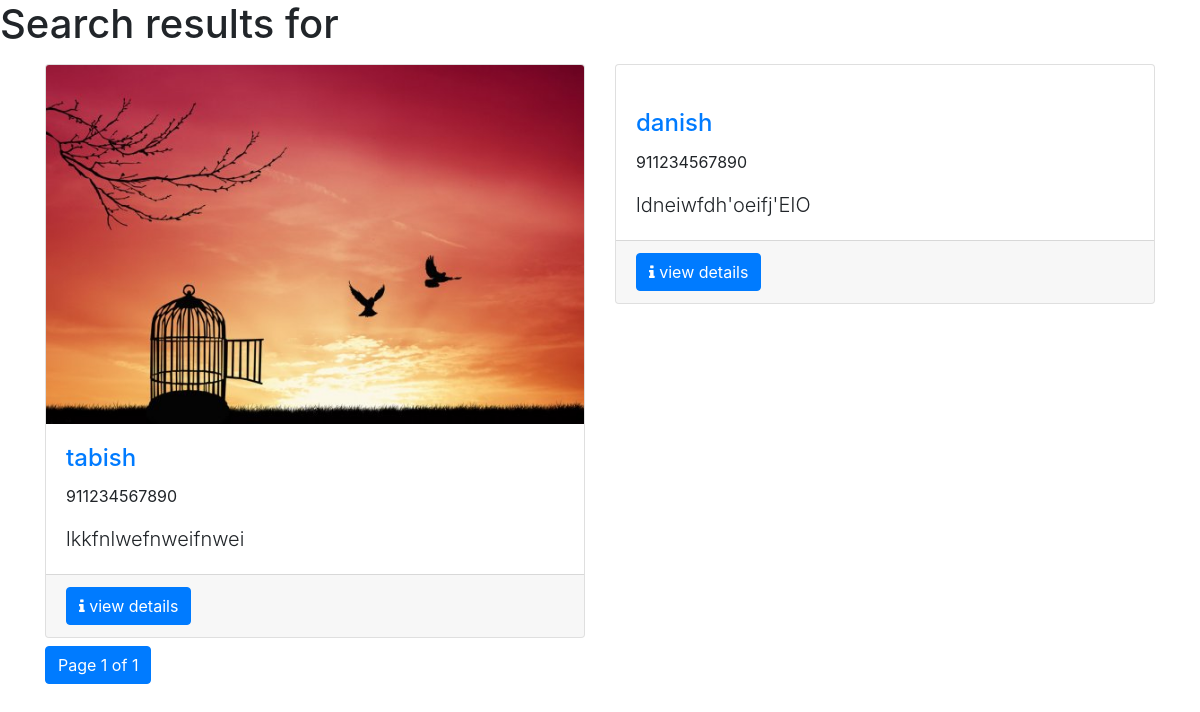
/Search_User/, run on the app's committed database.
### users/models.py (models this page shows, shortened)
class User_Profile(models.Model):
    Username = models.CharField(max_length = 255, default = 'your name')
    email = models.EmailField(max_length = 255, default= "example@host.com")
    contact_no = models.IntegerField(default=911234567890)
    address = models.TextField()
    image = models.ImageField()
    bio = models.TextField()

### users/views.py (the view)
# urls.py: path('Search_User/', query_User_Profile,name='search_User'),
def query_User_Profile(request):
    query = request.GET.get('q','')
    results = User_Profile.objects.filter(Username__contains=query)
    paginator = Paginator(results, 6) # num of result to show per page, change this
    page_num = request.GET.get('page')
    page_obj = paginator.get_page(page_num)
    context = {
        'result':page_obj,
        'query':query
    }
    return render(request,'users/search_User.html',context)

### templates/users/Search_User.html (shortened to what this page needs)
{% extends 'layout/base.html' %}
{% load static %}
{% load crispy_forms_tags %}
{% block content %}
<h1>Search results for {{query}}</h1>
<div class="container">
    <div class="row">
        {% for record in result %}
        <div class="col-lg-6 col-xs-4 my-2">
            <div class="card">
                <a href="{% url 'user_profile' record.id %}"><img class="card-img-top" src="{{ record.image.url }} " alt=""></a>
                <div class="card-body">
                    <h4 class="card-title"><a href="{% url 'user_profile' record.id %}">{{record.Username}}</a></h4>
                    <p class="card-text">{{record.contact_no}}</p>
                    <p class= "card-text lead">{{record.bio}}</p>
                </div>
                <div class="card-footer">
                    <a class="btn btn-primary" href="{% url 'user_profile' record.id %}"><i class="fa fa-info" aria-hidden="true"></i> view details</a>
                </div>
            </div>
        </div>
        {% empty %}
        <p class="lead">No records found</p>
        {% endfor %}
    </div>
    <div class="row">
        <div class="col">
            <nav aria-label="Page navigation example">
                <ul class="pagination">
                    <li class="page-item active" aria-current="page">
                        <a class="page-link">
                            Page {{ result.number }} of {{ result.paginator.num_pages }}
                        </a>
                    </li>
                </ul>
            </nav>
        </div>
    </div>
</div>
{% endblock content %}

### data on the page
User_Profile: image (picture), Username "tabish", contact_no "911234567890", bio "lkkfnlwefnweifnwei"
User_Profile: Username "danish", contact_no "911234567890", bio "ldneiwfdh'oeifj'EIO"

### other printed values
{{ result.number }} "1"
{{ result.paginator.num_pages }} "1"
